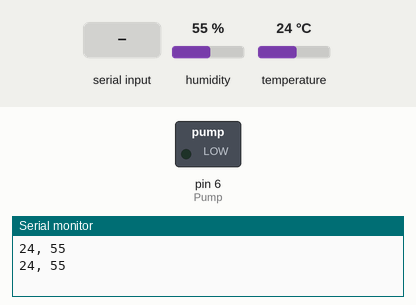
The sketch below on a simulated Arduino Uno, built with avr-gcc and run on an emulated ATmega328P. Shown: switched loads named in the sketch (green lamp = pin HIGH), the last lines printed to the serial monitor. The inputs (shaded band) are chosen by the test bench; at power-on: humidity 55 %, temperature 24 °C.

Above: at 2.8 s.
2.9 s: "a" received over the second serial link
At 4.9 s:
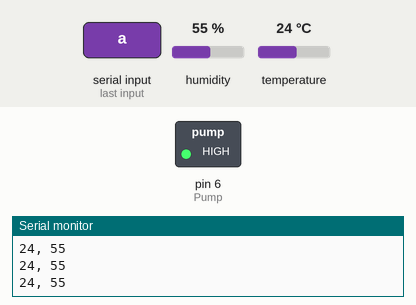
5.6 s: "b" received over the second serial link
At 7.4 s:
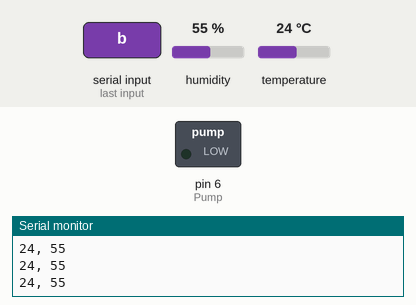
Timing chart, 0 to 8.9 s (numbered marks = the images above; inputs shaded):
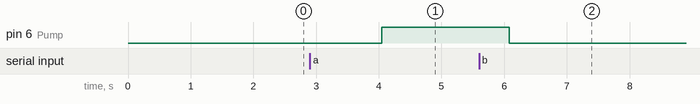

The sketch:

___Bluetooth.ino
```cpp
#include <DHT.h>
#include <SoftwareSerial.h>

#define dhtpin 12
#define dhttype DHT11
#define Pump 6

DHT dht(dhtpin, dhttype);
SoftwareSerial Bluetooth(0, 1);

void setup() {
  // put your setup code here, to run once:
  pinMode(Pump, OUTPUT);
  Serial.begin(9600);
  dht.begin();
  Bluetooth.begin(9600);

}

void loop() {
  // put your main code here, to run repeatedly:
  int temp = dht.readTemperature();
  int humi = dht.readHumidity();

  //Serial.print("Temp = ");
  Serial.print(temp);
  //Serial.print("oC");
  Serial.print(", ");
  //Serial.print("Humi = ");
  Serial.println(humi);
  //Serial.println(" %");
  delay(2000);

  if (Bluetooth.available()) {
    delay(3);
    char c = Bluetooth.read();
    if (c == 'a') {
      digitalWrite(Pump, HIGH);
    }
    if (c == 'b') {
      digitalWrite(Pump, LOW);
    }
  }
}
```

Measured:
- after the input at 2.9 s, pin 6 (Pump): LOW → HIGH after 1.2 s
- after the input at 5.6 s, pin 6 (Pump): HIGH → LOW after 0.48 s
